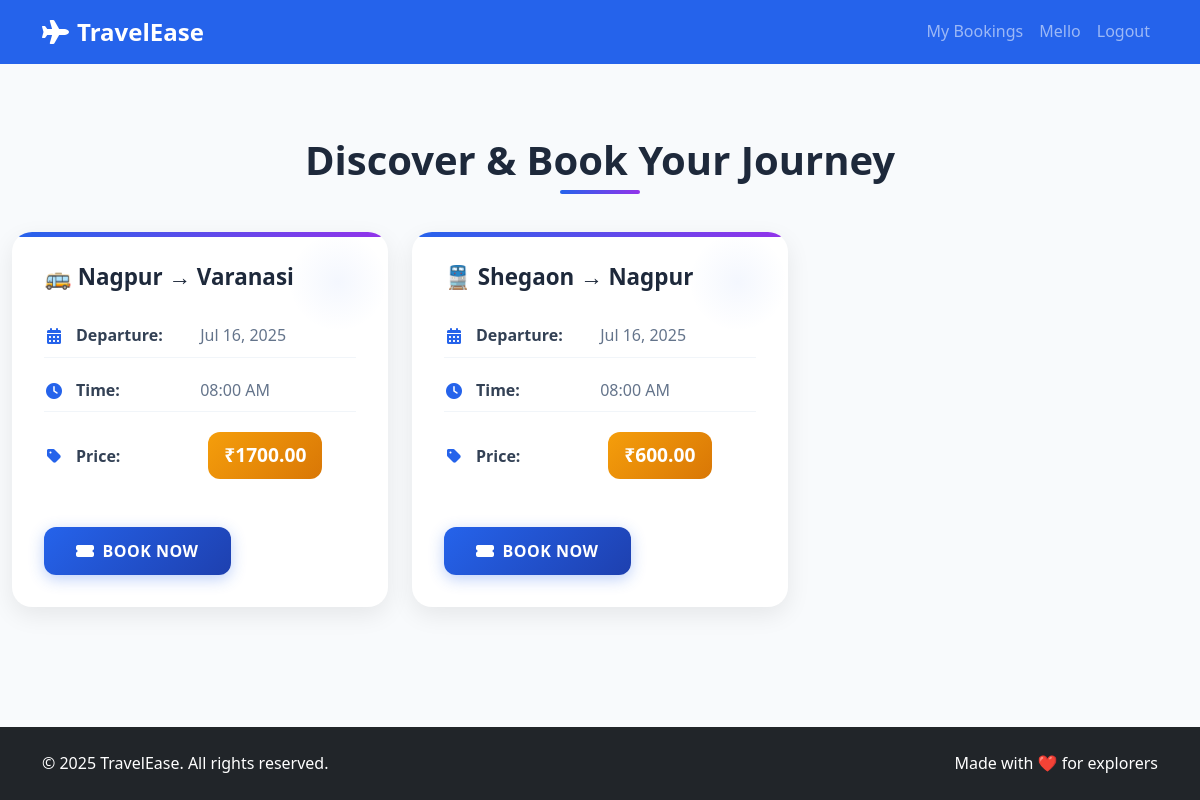
Screenshot of /bookings/travel/ (signed in) with the database file from the repository.
### bookings/models.py (models this page shows, shortened)
class TravelOption(models.Model):
    TYPE_CHOICES = [
        ('flight', 'Flight'),
        ('train', 'Train'),
        ('bus', 'Bus'),
    ]
    travel_id = models.CharField(max_length=20, unique=True)
    type = models.CharField(max_length=6, choices=TYPE_CHOICES)
    source = models.CharField(max_length=100)
    destination = models.CharField(max_length=100)
    departure_datetime = models.DateTimeField()
    price = models.DecimalField(max_digits=8, decimal_places=2)
    available_seats = models.PositiveIntegerField()
    class Meta:
        ordering = ['departure_datetime']

### bookings/views.py (the view)
# urls.py: path('travel/', views.TravelListView.as_view(), name='travel_list'),
class TravelListView(LoginRequiredMixin,generic.ListView):
    model = TravelOption
    template_name = 'bookings/travel_list.html'
    context_object_name = 'travel_options'
    paginate_by = 10
    ordering = ['departure_datetime']
    login_url = 'login'
    def get_queryset(self):
        queryset = super().get_queryset()
        params = self.request.GET
        if params.get('type'):
            queryset = queryset.filter(type=params['type'])
        if params.get('source'):
            queryset = queryset.filter(source__icontains=params['source'])
        if params.get('dest'):
            queryset = queryset.filter(destination__icontains=params['dest'])
        if params.get('date'):
            queryset = queryset.filter(datetime__date=params['date'])
        from django.utils import timezone
        now = timezone.now()
        queryset = queryset.filter(departure_datetime__gte=now)
        return queryset

### bookings/templates/bookings/travel_list.html (shortened to what this page needs)
{% extends 'registration/base.html' %}
{% block content %}
<div class="travel-page">
    <div class="container py-5">
        <h2 class="mb-4 text-center">Discover & Book Your Journey</h2>
        <div class="row row-cols-1 row-cols-md-2 row-cols-lg-3 g-4">
            {% for travel in object_list %}
            <div class="col">
                <div class="card h-100 shadow-sm border-0">
                    <div class="card-body">
                        <h5 class="card-title">
                            {% if travel.type == "flight" %}
                                🛫
                            {% elif travel.type == "train" %}
                                🚆
                            {% elif travel.type == "bus" %}
                                🚌
                            {% else %}
                                ✈️
                            {% endif %}
                            {{ travel.source }} → {{ travel.destination }}
                        </h5>
                        <div class="card-text">
                            <div class="info-row">
                                <i class="fas fa-calendar-alt info-icon"></i>
                                <div>
                                    <strong>Departure:</strong> {{ travel.departure_datetime|date:"M d, Y" }}
                                </div>
                            </div>
                            <div class="info-row">
                                <i class="fas fa-clock info-icon"></i>
                                <div>
                                    <strong>Time:</strong> {{ travel.departure_datetime|time:"h:i A" }}
                                </div>
                            </div>
                            <div class="info-row">
                                <i class="fas fa-tag info-icon"></i>
                                <div>
                                    <strong>Price:</strong>
                                    <span class="price-highlight">₹{{ travel.price }}</span>
                                </div>
                            </div>
                        </div>
                        <a href="{% url 'bookings:travel_book' travel.pk %}" class="btn btn-primary mt-2">
                            <i class="fas fa-ticket-alt me-2"></i>Book Now
                        </a>
                    </div>
                </div>
            </div>
            {% empty %}
            <div class="col-12">
                <div class="empty-state">
                    <p>No travel packages available at the moment.</p>
                </div>
            </div>
            {% endfor %}
        </div>
    </div>
</div>
{% endblock %}

### bookings/templates/registration/base.html (shortened to what this page needs)
<!DOCTYPE html>
<html lang="en">
<head>
    <link href="https://cdn.jsdelivr.net/npm/bootstrap@5.3.0/dist/css/bootstrap.min.css" rel="stylesheet">
    <link href="https://cdnjs.cloudflare.com/ajax/libs/font-awesome/6.0.0/css/all.min.css" rel="stylesheet">
</head>
<body>
    {% if request.resolver_match.url_name != 'login' and request.resolver_match.url_name != 'register' %}
    <nav class="navbar navbar-expand-lg navbar-dark" style="background-color: var(--primary-color);">
        <div class="container">
            <a class="navbar-brand" href="{% url 'bookings:travel_list' %}">
                <i class="fas fa-plane me-2"></i>TravelEase
            </a>
            <div class="collapse navbar-collapse" id="navbarNav">
                <ul class="navbar-nav ms-auto">
                    {% if user.is_authenticated %}
                        <li class="nav-item">
                            <a class="nav-link" href="{% url 'bookings:my_bookings' %}">My Bookings</a>
                        </li>
                        <li class="nav-item">
                            <a class="nav-link" href="{% url 'profile' %}">{{ user.username }}</a>
                        </li>
                        <li class="nav-item">
                            <a class="nav-link" href="{% url 'logout' %}">Logout</a>
                        </li>
                    {% endif %}
                </ul>
            </div>
        </div>
    </nav>
{% endif %}
    <main class="py-4">
        {% block content %}{% endblock %}
    </main>
    <footer class="bg-dark text-white py-4 mt-5">
        <div class="container d-flex justify-content-between">
            <span>&copy; 2025 TravelEase. All rights reserved.</span>
            <span>Made with ❤️ for explorers</span>
        </div>
    </footer>
</body>
</html>

### rows the page displays
TravelOption: source "Nagpur", destination "Varanasi", departure_datetime "Jul 16, 2025", departure_datetime "08:00 AM", price "1700.00"
TravelOption: source "Shegaon", destination "Nagpur", departure_datetime "Jul 16, 2025", departure_datetime "08:00 AM", price "600.00"

### other values shown
{{ user.username }} "Mello"
